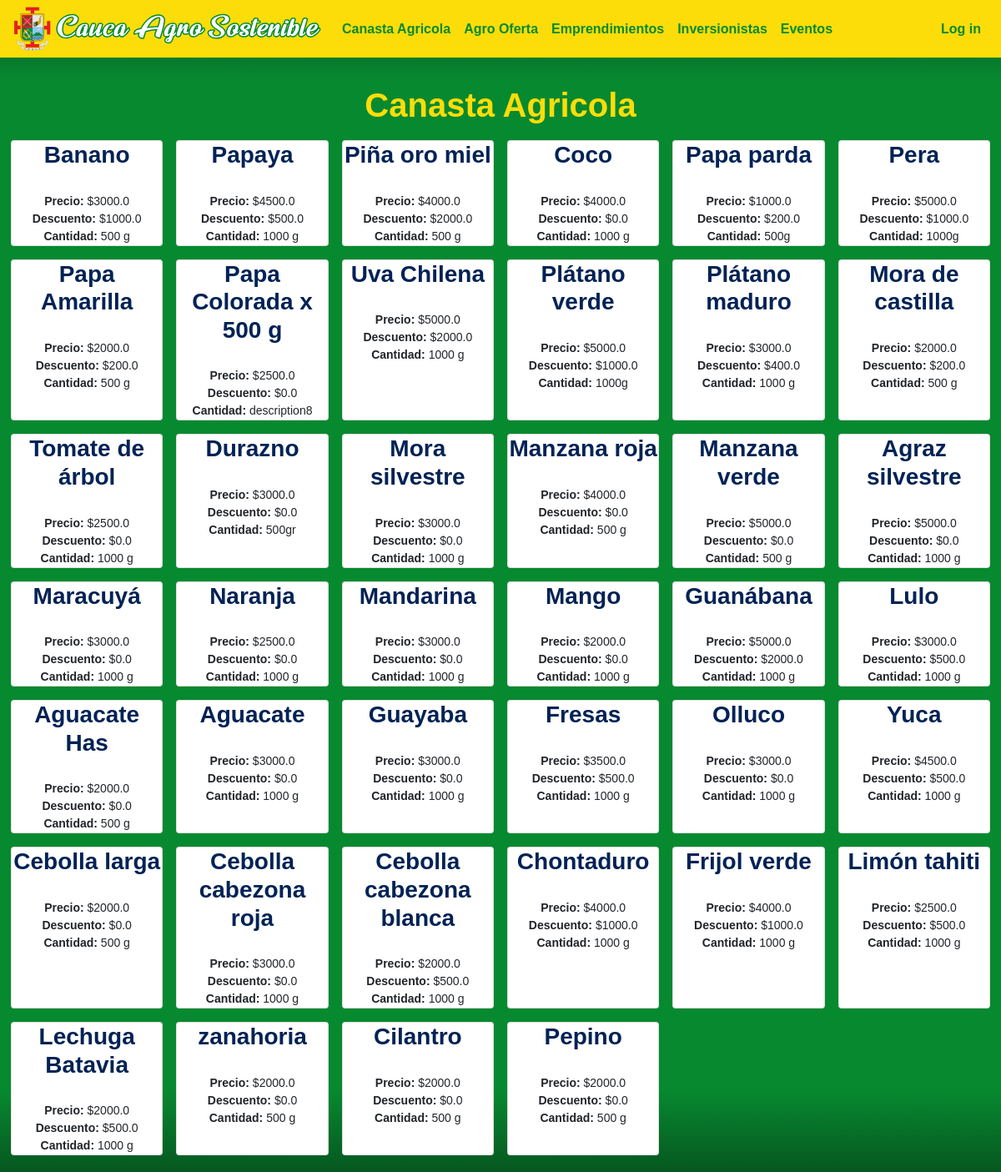
The page /canasta-agricola on the database as committed earlier.
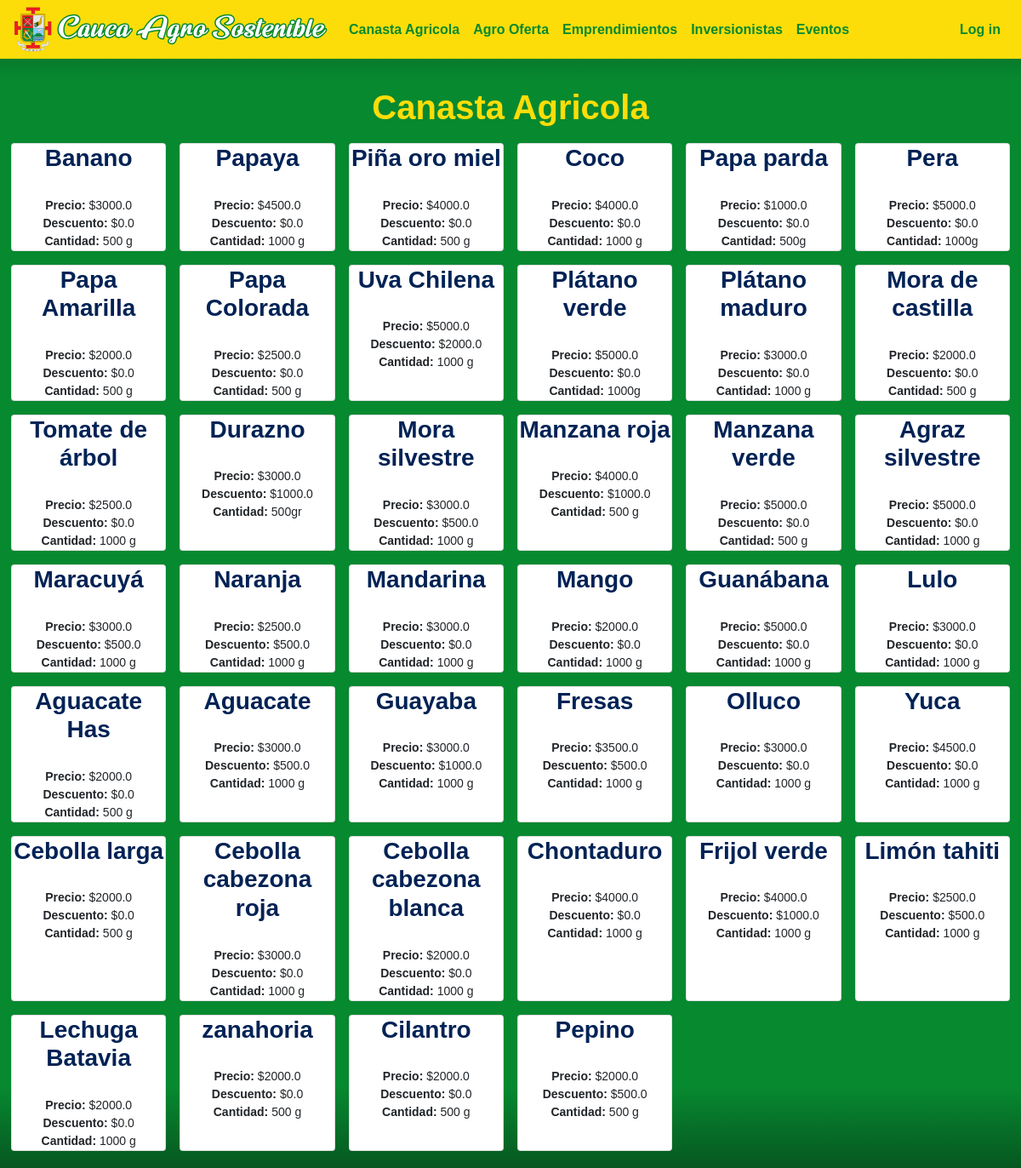
The same page on the database as committed later.
### caucaSostenible/models.py (models this page shows)
class Product(models.Model):
   name = models.CharField(max_length=60)
   price = models.FloatField()
   discount = models.FloatField()
   description = models.CharField(max_length=300)
   imgURL = models.CharField(max_length=300)

### caucaSostenible/views.py (the view)
# urls.py: path("canasta-agricola", views.farming_stocks_view, name="canasta-agricola"),
def farming_stocks_view(request):
    products = Product.objects.all()
    billDetails = None
    if request.user.id != None:
        bill = Bill.objects.get(user=request.user)
        if bill:
            billDetails = serializers.serialize("json", BillDetail.objects.all().filter(bill=bill))
    return render(request, "general/canasta_agricola.html", {"products": products, "billDetails": billDetails})

### caucaSostenible/templates/general/canasta_agricola.html (shortened to what this page needs)
{% extends "general/layout.html" %}
{% load static %}
{% block body %}
<div id="main-container">
    <h1><center>Canasta Agricola</center></h1>
    <div class="form-row">
        {% for product in products %}
        <div class="col-12 col-sm-4 col-lg-2 p-2">
            <article class="card h-100 bg-sucess">
                <center>
                    <h3><b>{{product.name}}</b></h3>
                    <p><b>Precio:</b> ${{product.price}}</p>
                    <p><b>Descuento:</b> ${{product.discount}}</p>
                    <p><b>Cantidad:</b> {{product.description}}</p>
                </center>
            </article>
        </div>
        {% endfor %}
    </div>
</div>
{% endblock %}

Rows that differ between the two databases and show on the page:
changed Product "Banano": discount "1000.0" → "0.0"
changed Product "Papaya": discount "500.0" → "0.0"
changed Product "Piña oro miel": discount "2000.0" → "0.0"
changed Product "Papa parda": discount "200.0" → "0.0"
changed Product "Pera": discount "1000.0" → "0.0"
changed Product "Papa Amarilla": discount "200.0" → "0.0"
changed Product: name "Papa Colorada x 500 g" → "Papa Colorada"; description "description8" → "500 g"
changed Product "Plátano verde": discount "1000.0" → "0.0"
changed Product "Plátano maduro": discount "400.0" → "0.0"
changed Product "Mora de castilla": discount "200.0" → "0.0"
changed Product "Durazno": discount "0.0" → "1000.0"
changed Product "Mora silvestre": discount "0.0" → "500.0"
changed Product "Manzana roja": discount "0.0" → "1000.0"
changed Product "Maracuyá": discount "0.0" → "500.0"
changed Product "Naranja": discount "0.0" → "500.0"
changed Product "Guanábana": discount "2000.0" → "0.0"
changed Product "Lulo": discount "500.0" → "0.0"
changed Product "Aguacate": discount "0.0" → "500.0"
changed Product "Guayaba": discount "0.0" → "1000.0"
changed Product "Yuca": discount "500.0" → "0.0"
changed Product "Cebolla cabezona blanca": discount "500.0" → "0.0"
changed Product "Chontaduro": discount "1000.0" → "0.0"
changed Product "Lechuga Batavia": discount "500.0" → "0.0"
changed Product "Pepino": discount "0.0" → "500.0"
